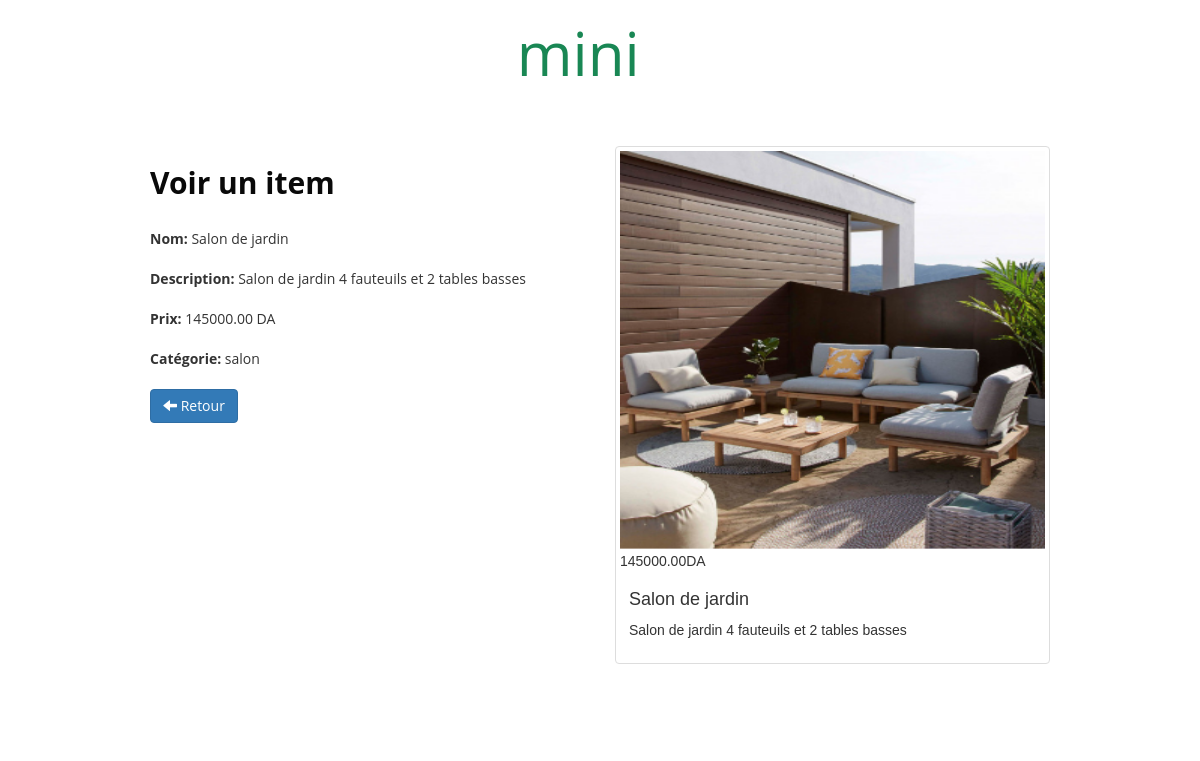
Page /admin/view.php?id=5 on the committed database.
### tables this page shows
CREATE TABLE IF NOT EXISTS `itemsmini` (
  `id` int(11) NOT NULL AUTO_INCREMENT,
  `name` varchar(100) NOT NULL,
  `description` text NOT NULL,
  `price` varchar(100) NOT NULL,
  `image` varchar(250) NOT NULL,
  `category` int(11) NOT NULL,
  PRIMARY KEY (`id`),
  KEY `category` (`category`)
);

CREATE TABLE IF NOT EXISTS `categories` (
  `id` int(11) NOT NULL AUTO_INCREMENT,
  `name` varchar(100) NOT NULL,
  PRIMARY KEY (`id`)
);

### admin/view.php (the view, shortened to what this page needs)
<?php
if(!empty($_GET['id']))
{
  $id= checkInput($_GET['id']);
}
$db = Database::connect();
$statement = $db-> prepare('SELECT itemsmini.id, itemsmini.name, itemsmini.description, itemsmini.price, itemsmini.image,
categories.name AS category FROM itemsmini LEFT JOIN categories ON itemsmini.category= categories.id WHERE itemsmini.id = ?');
$statement -> execute(array($id));
$item = $statement-> fetch();
function checkInput($data)
{
$data = trim($data);
$data = stripslashes($data);
$data = htmlspecialchars($data);
return $data;
}
?>
<!DOCTYPE html>
<html lang="en">
          <head>
              <link rel="stylesheet" href="https://maxcdn.bootstrapcdn.com/bootstrap/3.3.6/css/bootstrap.min.css">
              <link rel="stylesheet" href="styles.css">
              <link rel="stylesheet" href="https://use.fontawesome.com/releases/v5.13.0/css/all.css" />
          </head>
          <body>
          <div class="container ">
             <h1><span>mini</span> prix</h1>
               <div class="container admin">
                  <div class="row">
                     <div class="col-sm-6">
                        <h2> <strong> Voir un item</strong> </h2>
                        <br>
                            <form>
                              <div class="form-group">
                                <label> Nom: </label><?php echo '   ' . $item['name']; ?>
                              </div>
                              <div class="form-group">
                                <label> Description: </label><?php echo '   ' . $item['description']; ?>
                              </div>
                              <div class="form-group">
                                <label> Prix: </label><?php echo '   ' .number_format((float) $item['price'],2,'.', ''). ' DA'; ?>
                              </div>
                              <div class="form-group">
                                <label> Catégorie: </label><?php echo '   ' . $item['category']; ?>
                              </div>
                              <div class="form-actions">
                                  <a class="btn btn-primary" href="index.php"><btn class="glyphicon glyphicon-arrow-left"> </btn> Retour </a>
                              </div>
                            </form>
                      </div>
                      <div class="col-sm-6 site">
                         <div class="thumbnail" >
                           <img width="450px" height="100px" src="<?php echo '../online mini/'.$item['image'] ;?>" alt="..">
                             <div class="price"> <?php echo number_format((float)$item['price'],2, '.', '') .'DA' ;?> </div>
                               <div class="caption">
                                  <h4><?php echo   $item['name']; ?></h4>
                                  <p> <?php echo   $item['description']; ?> </p>
                               </div>
                             </div>
                         </div>
                      </div>
         </div>
    </body>
</html>

### admin/styles.css (style rules this page uses)
body { font-family: 'open Sans', sans-serif ; margin: auto; background-image: url("bois.jpg"); }
.site { font-family: 'Hollywood One SC', sans-serif; }
.container h1 { font-size: 60px; max-width: 800px; text-align: center; margin-left: 210px; color:#fff ; }
.container span { color:#198754 ; font-size: 60px ; animation: flash 2s linear infinite; }
.container .admin { background: #fff; padding: 50px; border-radius: 10px; }
.container .admin .row h2 { color:rgb(9, 9, 9); }
.admin { background: #fff; padding:50px; border-radius:10px; max-width: 1000px; }
.thumbnail img { max-height: 400px; }
.caption { font-family: 'Hollywood One SC', sans-serif; }

### rows in the picture
itemsmini: name "Salon de jardin", description "Salon de jardin 4 fauteuils et 2 tables basses", price "145000.00", category.name "salon", image (picture)
